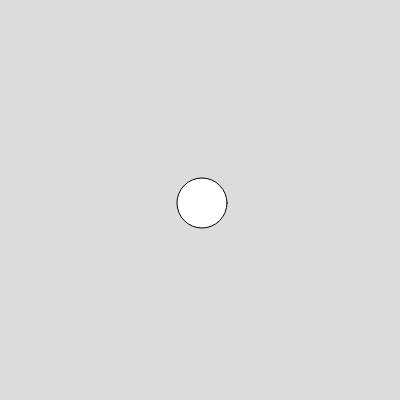
Frame 1 (no input)
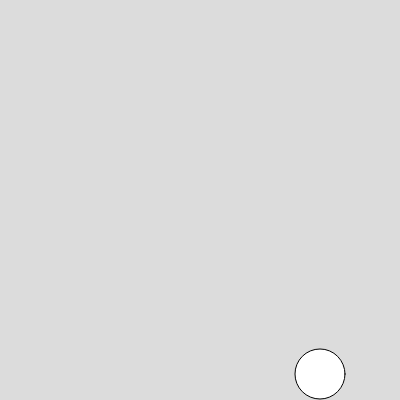
Frame 60 (no input)
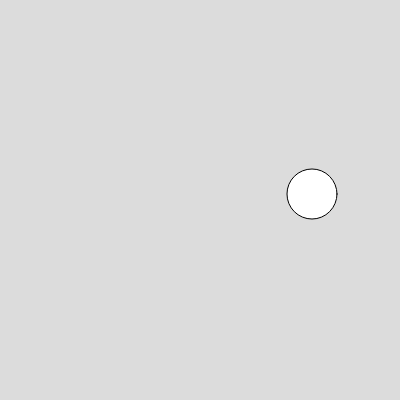
Frame 120 (the mouse pressed at the canvas centre since frame 60)

The p5.js sketch that drew these frames (run headless with seeded random() and noise() and a simulated clock; from frame 60 on, the mouse is pressed at the canvas centre):

// p5.js sketch
// ── sketch.js
let x;
let y;
let yspeed = 3;
let xspeed = 2;

function setup() { 
  createCanvas(400, 400);
  x = width / 2; // Den vil starte i midten'
  y = height / 2; // Den vil starte i midten (højdemessigt)
} 

function draw() { 
  background(220);
  if (x > width - 25 || x < 0 + 25) { // Hvis ellipsen (dannes nedenfor) rammer en af kanterne på siden, vil den køre tilbage.
    xspeed *= -1;
  }
  if (y > height - 25 || y < 0 + 25) { // Hvis ellipsen (dannes nedenfor) rammer en af kanterne på siden, vil den køre tilbage.
    yspeed *= -1;
  }
  
  //Move
  x += xspeed;
  y += yspeed;
  ellipse(x, y, 50, 50); //Ellipsen dannes.
}
